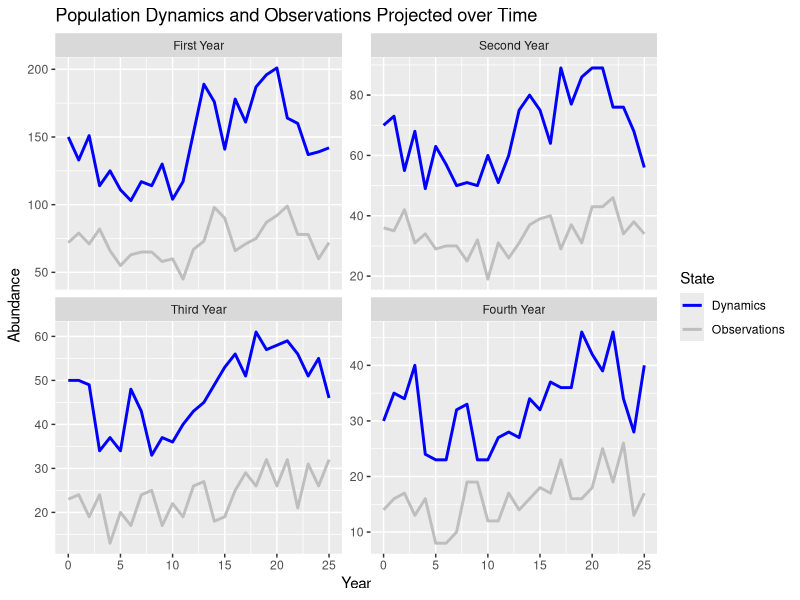

Generate this figure with R:
## ---- chunk 1
knitr::opts_chunk$set(echo = TRUE)
## ---- chunk 2

# Load relevant libraries
library(tidyverse)

# Set seed for reproducibility
set.seed(576711)

## ---- chunk 3

# b)

# Write an R script to simulate dynamics from this model.
# we do this in a function.

# INPUT : 
# n0 = initial populations
# phi = survival probabilities
# rho = reproduction rates
# p = probability of detection
# nyears = number of years over which population is projected
# PROCESS : 
# calculate the stochastic population dynamics and observations for each year
# OUTPUT :
# y = array of observations for each year, across all age classes
# n = array of abundances for each year, across all age classes

BAS_stoch <- function(n0, phi, rho, p, nyears) {
  
  # initialise
  
  # matrix of all abundances, each column is a year, row is age class
  n <- matrix(data = NA, nrow = length(n0), ncol = (nyears+1))
  
  # matrix of all observations
  y <- n #replicate n
  
  # initial abundance
  # let the first set of abundances (at t = 0) be the initial population size
  n[,1] <- n0
  
  # initial observation
  # ASSUMPTION: binomial distribution as constant probability of detection (see Newman)
  y[1,1] <- rbinom(n = 1, size = n[1,1], prob = p)
  y[2,1] <- rbinom(n = 1, size = n[2,1], prob = p)
  y[3,1] <- rbinom(n = 1, size = n[3,1], prob = p)
  y[4,1] <- rbinom(n = 1, size = n[4,1], prob = p)
  
  # loop over all (other) years
  for (i in 2:(nyears+1)) {
    
    # calculate stochastic sub-processes for BAS model
    
    # Survival process
    u_1s1t <- rbinom(n = 1, size = n[1,i-1], prob = phi[1])
    u_1s2t <- rbinom(n = 1, size = n[2,i-1], prob = phi[2])
    u_1s3t <- rbinom(n = 1, size = n[3,i-1], prob = phi[3])
    u_1s4t <- 0
    
    # Ageing process
    u_2a1t <- 0
    u_2a2t <- u_1s1t
    u_2a3t <- u_1s2t
    u_2a4t <- u_1s3t + u_1s4t
    
    # Reproduction/Birth process
    u_3b1t <- rpois(n = 1, lambda = rho[1] * u_2a2t) + 
              rpois(n = 1, lambda = rho[2] * u_2a3t)
    u_3b2t <- u_2a2t
    u_3b3t <- u_2a3t
    u_3b4t <- u_2a4t
    
    # new abundances
    n[,i] <- c(u_3b1t, u_3b2t, u_3b3t, u_3b4t)
    
    # new observations
    y[1,i] <- rbinom(n = 1, size = n[1,i-1], prob = p)
    y[2,i] <- rbinom(n = 1, size = n[2,i-1], prob = p)
    y[3,i] <- rbinom(n = 1, size = n[3,i-1], prob = p)
    y[4,i] <- rbinom(n = 1, size = n[4,i-1], prob = p)
  }
  
  # return
  return(list(n=n,y=y))
  
}

# parameters from specification
phi <- c(0.45, 0.7, 0.7)
rho <- c(0.9, 1.9)
p <- 0.5
n0 <- c(150, 70, 50, 30)

## ---- chunk 4

# c)

# Simulate 25 years of age-specific population dynamics and observations and 
# produce an informative visualisation of the data.

# specify how many years to project over
nyears <- 25

# run function for 25 years
BAS_proj <- BAS_stoch(n0 = n0, phi = phi, rho = rho, p = p, nyears = nyears)

# visualise the data using a faceted ggplot.

# convert both outputs to dataframes
proj_n_df <- as.data.frame( cbind(0:nyears, t(BAS_proj$n), 
                    rep(2,(nyears+1))) )
proj_y_df <- as.data.frame( cbind(0:nyears, t(BAS_proj$y), 
                    rep(1,(nyears+1))) )
# rename
colnames(proj_n_df) <- c("Year", "First Year", "Second Year", "Third Year", 
                         "Fourth Year", "State")
colnames(proj_y_df) <- c("Year", "First Year", "Second Year", "Third Year", 
                         "Fourth Year", "State")
# pivot longer
proj_n_df_long <- pivot_longer(data = proj_n_df, 
                               cols = c("First Year", "Second Year", 
                                        "Third Year", "Fourth Year"))
proj_y_df_long <- pivot_longer(data = proj_y_df, 
                               cols = c("First Year",  "Second Year", 
                                        "Third Year", "Fourth Year"))
proj_df_long <- rbind(proj_n_df_long, proj_y_df_long)
colnames(proj_df_long) <- c("Year", "State", "Age Class", "Abundance")

# change variable types
proj_df_long$State <- as.factor(proj_df_long$State)
proj_df_long$`Age Class` <- as.factor(proj_df_long$`Age Class`)

# Can now easily use faceted ggplot
plot_BAS <- ggplot(data = proj_df_long, aes(x = Year, y = Abundance)) + 
  geom_line(aes(colour = State), size = 1) +
  scale_colour_manual("State", breaks = c(2, 1),
                      values = c("blue", "grey"), 
                      labels = c("Dynamics","Observations")) +
  facet_wrap(~factor(`Age Class`, levels = c("First Year", "Second Year", 
                                             "Third Year", "Fourth Year")), 
             scales = "free_y") +
  ylab("Abundance") +
  ggtitle("Population Dynamics and Observations Projected over Time")
plot_BAS

